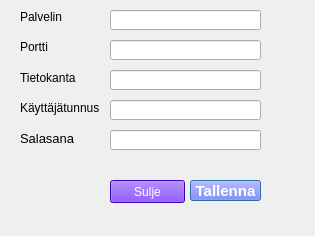
<?xml version="1.0" encoding="UTF-8"?>
<ui version="4.0">
 <class>Dialog</class>
 <widget class="QDialog" name="Dialog">
  <property name="geometry">
   <rect>
    <x>0</x>
    <y>0</y>
    <width>315</width>
    <height>236</height>
   </rect>
  </property>
  <property name="windowTitle">
   <string>Dialog</string>
  </property>
  <widget class="QLabel" name="databaseLabel">
   <property name="geometry">
    <rect>
     <x>20</x>
     <y>70</y>
     <width>71</width>
     <height>16</height>
    </rect>
   </property>
   <property name="font">
    <font>
     <pointsize>9</pointsize>
    </font>
   </property>
   <property name="text">
    <string>Tietokanta</string>
   </property>
  </widget>
  <widget class="QLineEdit" name="databaseLineEdit">
   <property name="geometry">
    <rect>
     <x>110</x>
     <y>70</y>
     <width>151</width>
     <height>20</height>
    </rect>
   </property>
  </widget>
  <widget class="QLineEdit" name="serverLineEdit">
   <property name="geometry">
    <rect>
     <x>110</x>
     <y>10</y>
     <width>151</width>
     <height>20</height>
    </rect>
   </property>
  </widget>
  <widget class="QLabel" name="ServerLabel">
   <property name="geometry">
    <rect>
     <x>20</x>
     <y>10</y>
     <width>47</width>
     <height>13</height>
    </rect>
   </property>
   <property name="font">
    <font>
     <pointsize>9</pointsize>
    </font>
   </property>
   <property name="text">
    <string>Palvelin</string>
   </property>
  </widget>
  <widget class="QLabel" name="portLabel">
   <property name="geometry">
    <rect>
     <x>20</x>
     <y>40</y>
     <width>47</width>
     <height>13</height>
    </rect>
   </property>
   <property name="font">
    <font>
     <pointsize>9</pointsize>
    </font>
   </property>
   <property name="text">
    <string>Portti</string>
   </property>
  </widget>
  <widget class="QLabel" name="userLabel">
   <property name="geometry">
    <rect>
     <x>20</x>
     <y>100</y>
     <width>101</width>
     <height>16</height>
    </rect>
   </property>
   <property name="font">
    <font>
     <pointsize>9</pointsize>
    </font>
   </property>
   <property name="text">
    <string>Käyttäjätunnus</string>
   </property>
  </widget>
  <widget class="QLineEdit" name="portLineEdit">
   <property name="geometry">
    <rect>
     <x>110</x>
     <y>40</y>
     <width>151</width>
     <height>20</height>
    </rect>
   </property>
  </widget>
  <widget class="QLineEdit" name="userLineEdit">
   <property name="geometry">
    <rect>
     <x>110</x>
     <y>100</y>
     <width>151</width>
     <height>20</height>
    </rect>
   </property>
  </widget>
  <widget class="QPushButton" name="saveSettingspushButton">
   <property name="enabled">
    <bool>true</bool>
   </property>
   <property name="geometry">
    <rect>
     <x>190</x>
     <y>180</y>
     <width>71</width>
     <height>21</height>
    </rect>
   </property>
   <property name="font">
    <font>
     <pointsize>11</pointsize>
     <weight>75</weight>
     <bold>true</bold>
    </font>
   </property>
   <property name="styleSheet">
    <string notr="true">background-color: rgb(85, 85, 255);
color: rgb(255, 255, 255);</string>
   </property>
   <property name="text">
    <string>Tallenna</string>
   </property>
  </widget>
  <widget class="QLabel" name="label">
   <property name="geometry">
    <rect>
     <x>20</x>
     <y>130</y>
     <width>71</width>
     <height>16</height>
    </rect>
   </property>
   <property name="font">
    <font>
     <pointsize>10</pointsize>
    </font>
   </property>
   <property name="text">
    <string>Salasana</string>
   </property>
  </widget>
  <widget class="QLineEdit" name="lineEdit">
   <property name="geometry">
    <rect>
     <x>110</x>
     <y>130</y>
     <width>151</width>
     <height>20</height>
    </rect>
   </property>
   <property name="font">
    <font>
     <pointsize>8</pointsize>
    </font>
   </property>
   <property name="echoMode">
    <enum>QLineEdit::PasswordEchoOnEdit</enum>
   </property>
  </widget>
  <widget class="QPushButton" name="closePushButton">
   <property name="geometry">
    <rect>
     <x>110</x>
     <y>180</y>
     <width>75</width>
     <height>23</height>
    </rect>
   </property>
   <property name="font">
    <font>
     <pointsize>9</pointsize>
    </font>
   </property>
   <property name="styleSheet">
    <string notr="true">background-color: rgb(85, 0, 255);
color: rgb(255, 255, 255);</string>
   </property>
   <property name="text">
    <string>Sulje</string>
   </property>
  </widget>
 </widget>
 <resources/>
 <connections/>
</ui>
